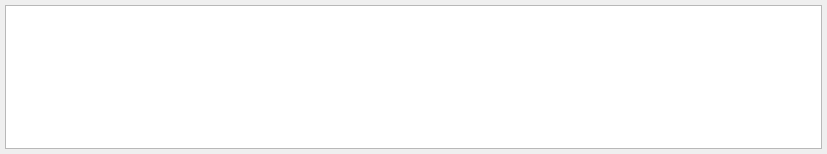
<?xml version="1.0" encoding="UTF-8"?>
<ui version="4.0">
 <class>ConnectedServersDock</class>
 <widget class="QDockWidget" name="ConnectedServersDock">
  <property name="geometry">
   <rect>
    <x>0</x>
    <y>0</y>
    <width>827</width>
    <height>154</height>
   </rect>
  </property>
  <property name="features">
   <set>QDockWidget::NoDockWidgetFeatures</set>
  </property>
  <property name="allowedAreas">
   <set>Qt::BottomDockWidgetArea</set>
  </property>
  <property name="windowTitle">
   <string>Connected render servers</string>
  </property>
  <widget class="QWidget" name="dockWidgetContents">
   <layout class="QVBoxLayout" name="verticalLayout">
    <property name="leftMargin">
     <number>5</number>
    </property>
    <property name="topMargin">
     <number>5</number>
    </property>
    <property name="rightMargin">
     <number>5</number>
    </property>
    <property name="bottomMargin">
     <number>5</number>
    </property>
    <item>
     <widget class="QTableView" name="tableView">
      <property name="editTriggers">
       <set>QAbstractItemView::NoEditTriggers</set>
      </property>
      <property name="showDropIndicator" stdset="0">
       <bool>false</bool>
      </property>
      <property name="dragDropOverwriteMode">
       <bool>false</bool>
      </property>
      <property name="alternatingRowColors">
       <bool>true</bool>
      </property>
      <property name="selectionMode">
       <enum>QAbstractItemView::NoSelection</enum>
      </property>
      <property name="selectionBehavior">
       <enum>QAbstractItemView::SelectRows</enum>
      </property>
      <property name="sortingEnabled">
       <bool>true</bool>
      </property>
      <property name="cornerButtonEnabled">
       <bool>false</bool>
      </property>
      <attribute name="horizontalHeaderStretchLastSection">
       <bool>true</bool>
      </attribute>
     </widget>
    </item>
   </layout>
  </widget>
 </widget>
 <resources/>
 <connections/>
</ui>
